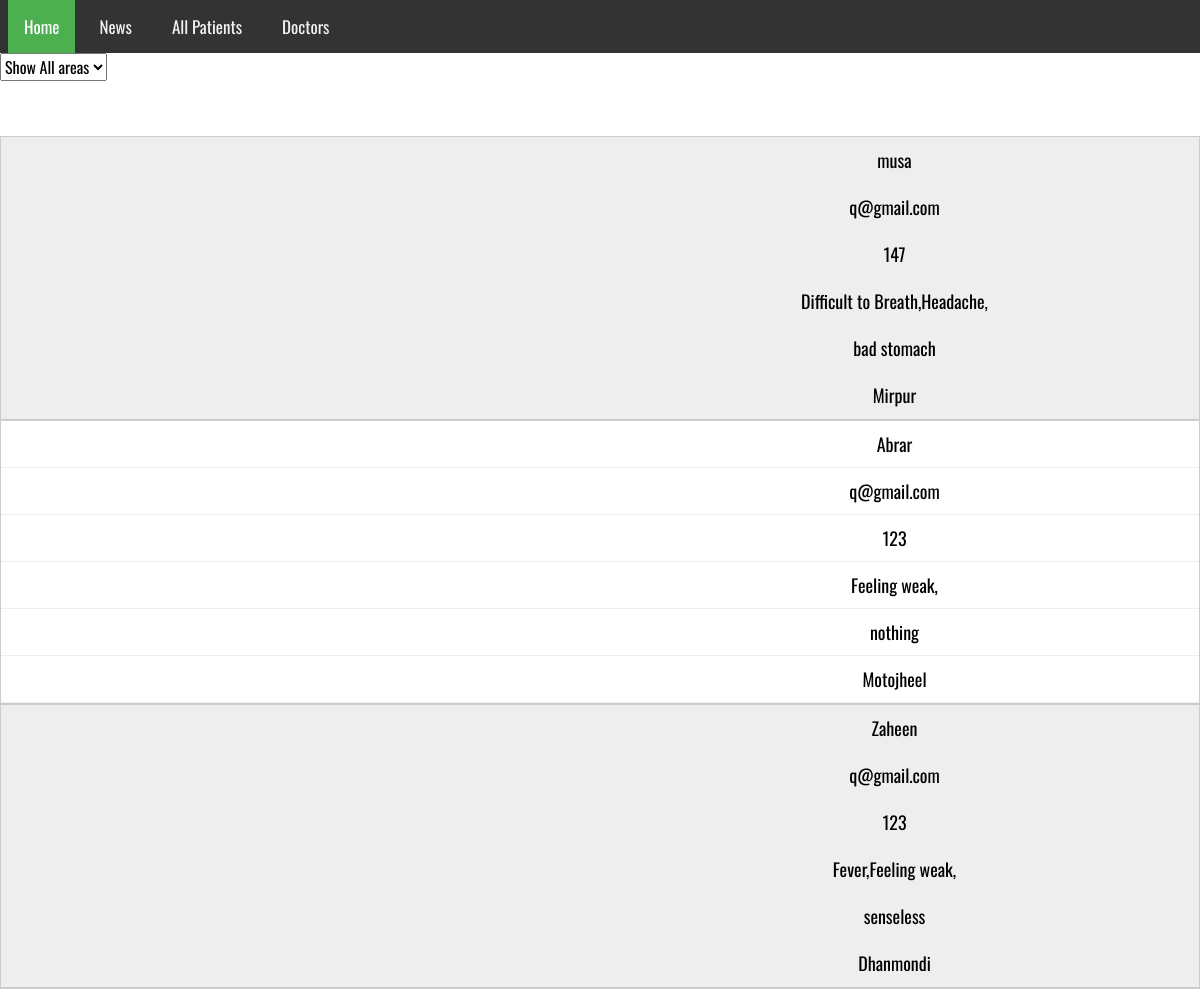
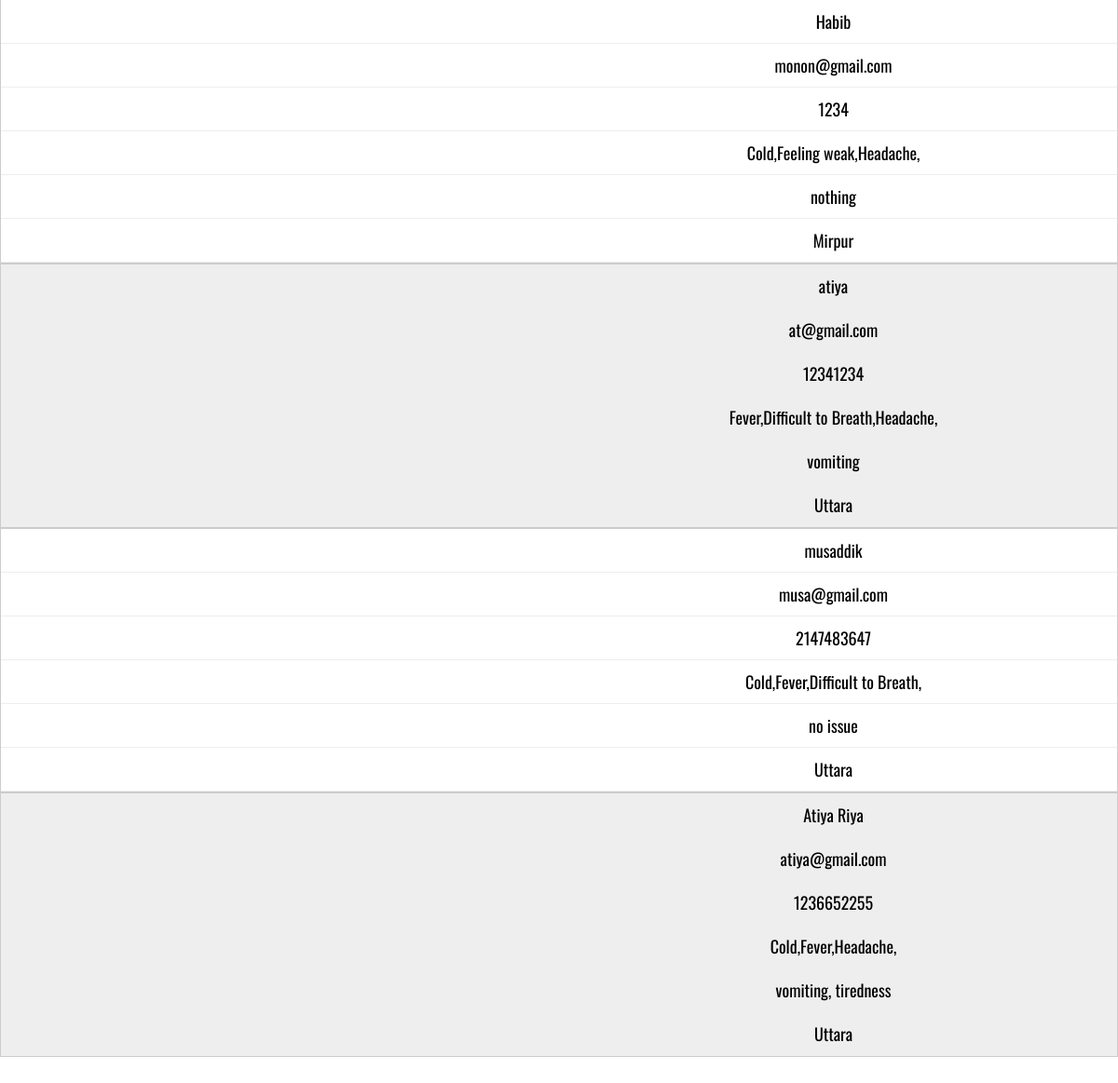
Screenshot of /ajax.php with the database file from the repository (2 pictures, top to bottom).
### tables this page shows
CREATE TABLE `issues` (
  `p_id` int(11) NOT NULL,
  `p_name` varchar(20) NOT NULL,
  `p_email` varchar(20) NOT NULL,
  `p_phone` int(11) NOT NULL,
  `symptoms` text NOT NULL,
  `other_issues` text NOT NULL,
  `living_area` varchar(20) NOT NULL,
  `area_id` int(11) NOT NULL
);

### ajax.php (the view, shortened to what this page needs)
<?php
 $connect = mysqli_connect("localhost", "root", "", "covid19");
 function fill_patient($connect)
 {
      $output = '';
      $sql = "SELECT * FROM issues";
      $result = mysqli_query($connect, $sql);
      while($row = mysqli_fetch_array($result))
      {
       ?>
          <tr>
    <td data-column="  " value =" "><?php echo $row['p_name'] ?></td>
    <td data-column="  "  value =" "><?php echo $row['p_email'] ?></td>
    <td data-column="  "  value =" "><?php echo $row['p_phone'] ?></td>
    <td data-column=" "  value =" "><?php echo $row['symptoms'] ?></td>
    <td data-column=" "  value =" "><?php echo $row['other_issues'] ?></td>
    <td data-column=" "  value =" "><?php echo $row['living_area'] ?></td>
</tr>
       <?php
      }
      return $output;
 }
 ?>
 <!DOCTYPE html>
 <html>
      <head>
           <link rel="stylesheet" href="css/style.css">
      </head>
      <body>
  <div class="topnav" id="myTopnav">
    <a href="index.php" class="active">Home</a>
    <a href="#news">News</a>
    <a href="table.php">All Patients</a>
    <a href="doctors.php">Doctors</a>
  </div>
  <select name="area" id="area" >
                          <option onclick="display_function()" value="">Show All areas</option>
  </select>
<table id="pat_table">
  <tbody>
          <div class="row" id="show_area">
               <?php echo fill_patient($connect);?>
          </div>
  </tbody>
</table>
      </body>
 </html>

### css/style.css (style rules this page uses)
* { margin: 0; padding: 0; box-sizing: border-box; font-family: 'Oswald', sans-serif; font-size: 1em; }
.row { width: 100%; display: flex; flex-wrap: wrap; margin-top: 5px; }
.topnav { background-color: #333; overflow: hidden; }
.topnav button, .topnav a { float: left; display: block; color: #f2f2f2; text-align: center; padding: 14px 16px; text-decoration: none; font-size: 17px; transition: all .4s; -webkit-transition: all .4s; -moz-transition: all .4s; -ms-transition: all .4s; -o-transition: all .4s; margin-left: .5rem; }
.topnav a.active { background-color: #4CAF50; color: white; }
table { width: 75%; border-collapse: collapse; margin:50px auto; }
tr:nth-of-type(odd) { background: #eee; }
td, th { padding: 10px; border: 1px solid #ccc; text-align: center; font-size: 18px; }
@media only screen and (max-width: 760px),
(min-device-width: 768px) and (max-device-width: 1024px) { table { width: 100%; } }
@media only screen and (max-width: 760px),
(min-device-width: 768px) and (max-device-width: 1024px) { table, thead, tbody, th, td, tr { display: block; } }
@media only screen and (max-width: 760px),
(min-device-width: 768px) and (max-device-width: 1024px) { tr { border: 1px solid #ccc; } }
@media only screen and (max-width: 760px),
(min-device-width: 768px) and (max-device-width: 1024px) { td { border: none; border-bottom: 1px solid #eee; position: relative; padding-left: 50%; } }
@media only screen and (max-width: 760px),
(min-device-width: 768px) and (max-device-width: 1024px) { td:before { position: absolute; top: 6px; left: 6px; width: 45%; padding-right: 10px; white-space: nowrap; content: attr(data-column); color: #000; font-weight: bold; } }

### rows the page displays
issues: p_name "musa", p_email "q@gmail.com", p_phone "147", symptoms "Difficult to Breath,Headache,", other_issues "bad stomach", living_area "Mirpur"
issues: p_name "Abrar", p_email "q@gmail.com", p_phone "123", symptoms "Feeling weak,", other_issues "nothing", living_area "Motojheel"
issues: p_name "Zaheen", p_email "q@gmail.com", p_phone "123", symptoms "Fever,Feeling weak,", other_issues "senseless", living_area "Dhanmondi"
issues: p_name "Habib", p_email "monon@gmail.com", p_phone "1234", symptoms "Cold,Feeling weak,Headache,", other_issues "nothing", living_area "Mirpur"
issues: p_name "atiya", p_email "at@gmail.com", p_phone "12341234", symptoms "Fever,Difficult to Breath,Headache,", other_issues "vomiting", living_area "Uttara"
issues: p_name "musaddik", p_email "musa@gmail.com", p_phone "2147483647", symptoms "Cold,Fever,Difficult to Breath,", other_issues "no issue", living_area "Uttara"
issues: p_name "Atiya Riya", p_email "atiya@gmail.com", p_phone "1236652255", symptoms "Cold,Fever,Headache,", other_issues "vomiting, tiredness", living_area "Uttara"
